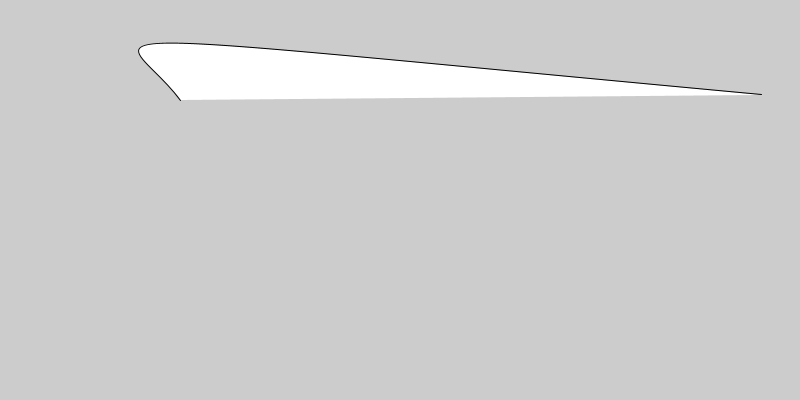
Frame 1 (no input)
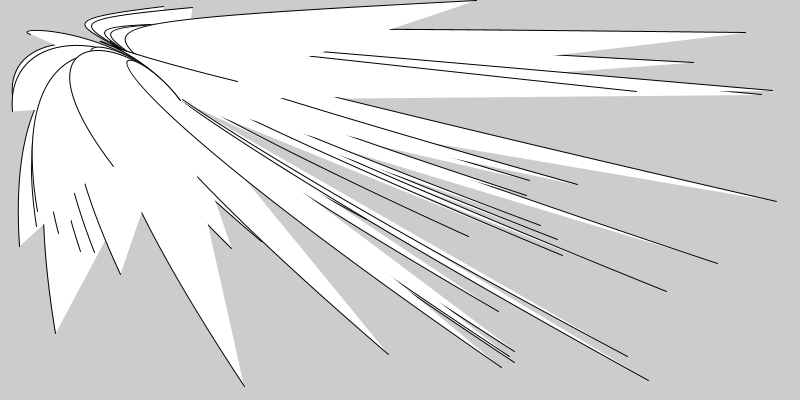
Frame 60 (the mouse pressed at the canvas centre just before this capture)
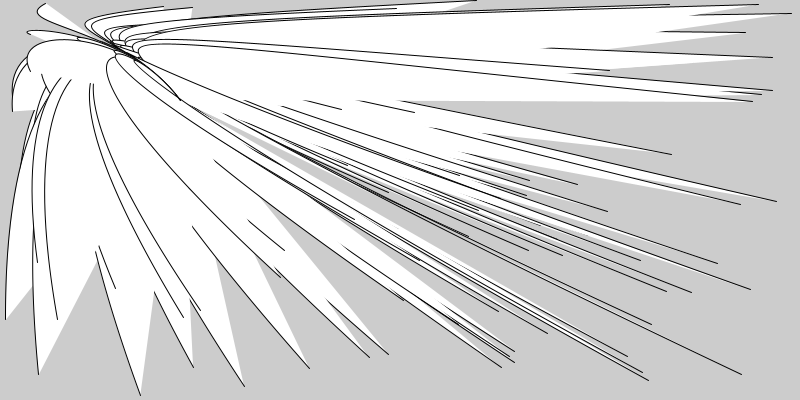
Frame 120 (the mouse held since frame 60 and released just before this capture)

The Processing sketch that drew these frames (run headless with seeded random() and noise(); from frame 60 on, the mouse is pressed at the canvas centre):

// Processing sketch: processing_72939
// ── processing_72939.pde

float x1;
float y1;
void setup (){
  size (800,400);
frameRate (15);
}



void draw (){
 
x1= random(800);
y1= random(400);
  bezier(random(800), random (400),5,25,125,25,180,100);
  
}
